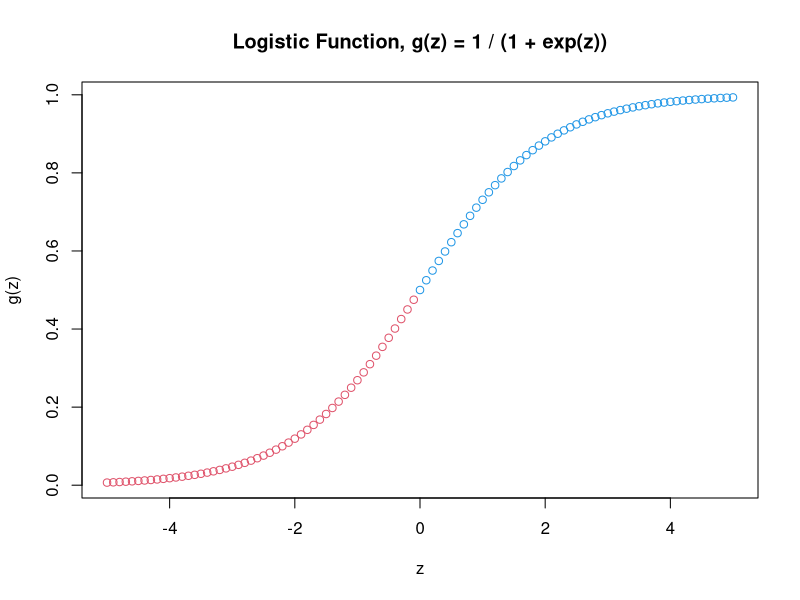
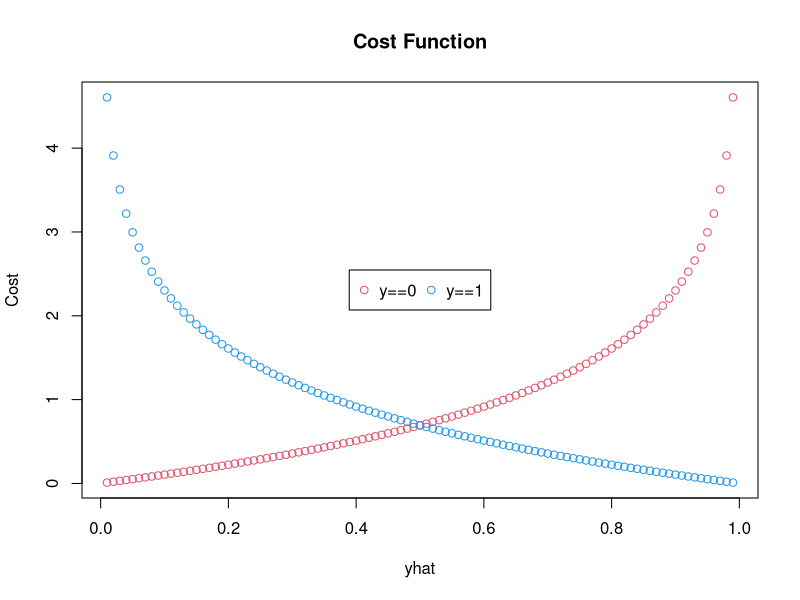
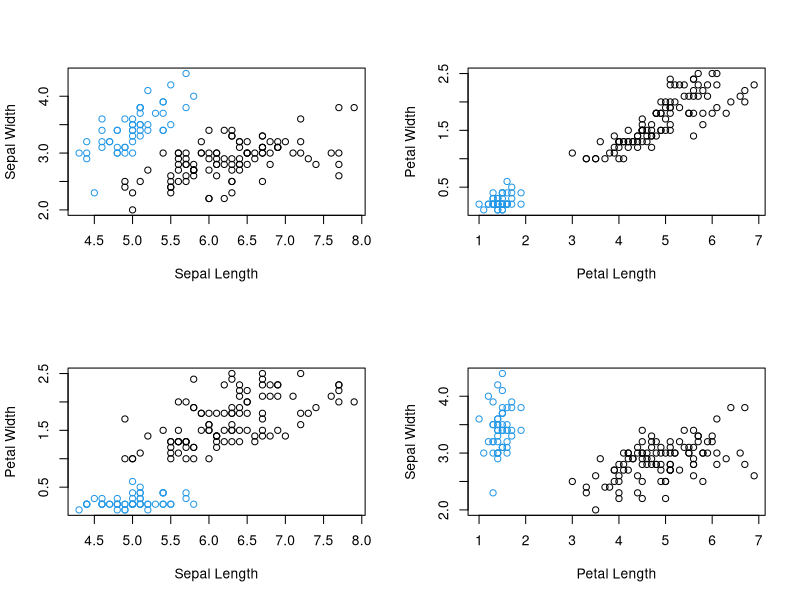

Source code (R) for these figures, in order:

## logistic function
g <- function(z) 1 / (1 + exp(-z))

## plot of logistic function over range [-5. 5] by 0.1
z <- seq(-5, 5, 0.1)
plot(x = z, y = g(z),
     main = 'Logistic Function, g(z) = 1 / (1 + exp(z))',
     xlab = 'z', ylab='g(z)', 
     col = ifelse(g(seq(-5, 5, 0.1)) < 0.5, 2, 4))

## cost function
cost <- function(yhat, y){
  if(y == 1){
    -log(yhat)
  }else{
    -log(1 - yhat)
  }
}

## plot of cost function for y in {0,1} and yhat in (0,1)
yhat <- seq(0.01, 0.99, 0.01)
cost_y0 <- cost(yhat, 0)
cost_y1 <- cost(yhat, 1)
matplot (yhat, cbind (cost_y0, cost_y1), pch = 1,
         main = 'Cost Function',
         xlab = 'yhat', ylab = 'Cost',
         col=c(2,4))
legend("center", inset=0, legend=c("y==0", "y==1"), pch=1, col=c(2,4), horiz=TRUE)

## redefine cost function without if-statement
cost <- function(yhat, y) -y*log(yhat) - (1-y)*log(1 - yhat)

## gradient object
## contains labels, features, and gradient function
grad.obj <- function(x, y) {
  x <- as.matrix(x)
  y <- as.matrix(y)
  m <- ncol(x)
  
  fxn <- function(theta){
    t(x) %*% (g(x %*% theta) - y)
  }
  
  return(
    list(m = m, labels = y, features = x, fxn = fxn)
  )
}

## gradient descent method
grad.descent <- function(grad.obj, maxiter = 1000, alpha = 0.05){
  theta_n = matrix(0, nrow = grad.obj$m, ncol = 1)
  for(i in 1:maxiter){
    theta_o = theta_n
    theta_n = theta_o - alpha * grad.obj$fxn(theta_o)
  }
  theta_n
}

levels(iris$Species)

require(dplyr)
## make 0,1 class for species
dat <- iris %>% mutate(setosa = as.integer(Species == 'setosa')) %>% 
  select(-Species)

## split features and labels
x <- dat %>% select(-setosa)
y <- dat %>% select(setosa)

## use gradient descent to fit parameter
fit_theta <- grad.descent(grad.obj(x,y))
## generate predictions using the best fit theta
p_yhat <- g(as.matrix(x) %*% fit_theta)
## convert probabilities to 0,1 label
yhat <- ifelse(p_yhat < 0.5, 0, 1)

## test to see how well the data fits
sum(yhat == y) / nrow(y)

par(mfrow = c(2, 2))
plot(dat$Sepal.Length, dat$Sepal.Width,
     xlab = 'Sepal Length', ylab = 'Sepal Width', col = ifelse(dat$setosa == 1, 4, 1))
plot(dat$Petal.Length, dat$Petal.Width, 
     xlab = 'Petal Length', ylab = 'Petal Width', col = ifelse(dat$setosa == 1, 4, 1))
plot(dat$Sepal.Length, dat$Petal.Width, 
     xlab = 'Sepal Length', ylab = 'Petal Width', col = ifelse(dat$setosa == 1, 4, 1))
plot(dat$Petal.Length, dat$Sepal.Width, 
     xlab = 'Petal Length', ylab = 'Sepal Width', col = ifelse(dat$setosa == 1, 4, 1))
